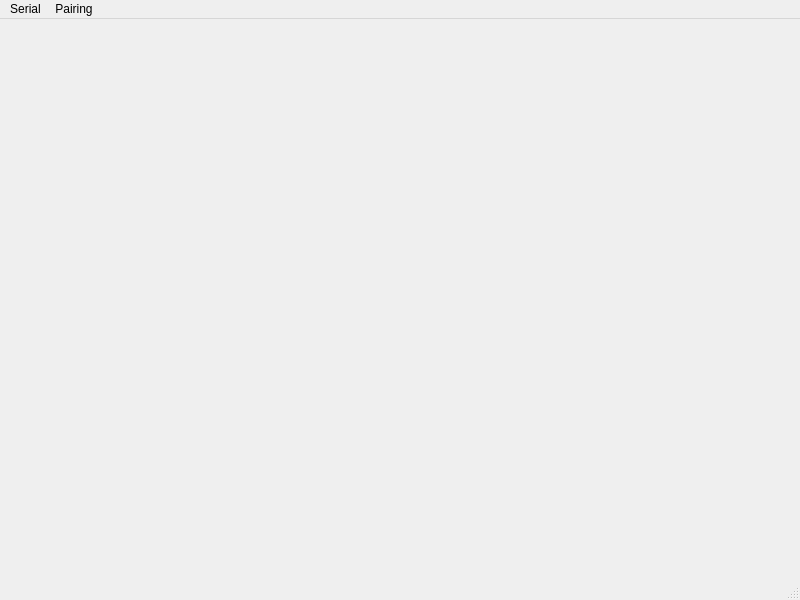
<?xml version="1.0" encoding="UTF-8"?>
<ui version="4.0">
 <class>MainWindow</class>
 <widget class="QMainWindow" name="MainWindow">
  <property name="geometry">
   <rect>
    <x>0</x>
    <y>0</y>
    <width>800</width>
    <height>600</height>
   </rect>
  </property>
  <property name="windowTitle">
   <string>MainWindow</string>
  </property>
  <widget class="QWidget" name="centralwidget"/>
  <widget class="QMenuBar" name="menubar">
   <property name="geometry">
    <rect>
     <x>0</x>
     <y>0</y>
     <width>800</width>
     <height>21</height>
    </rect>
   </property>
   <widget class="QMenu" name="menuPairing">
    <property name="title">
     <string>Pairing</string>
    </property>
    <addaction name="actionDelete_All"/>
    <addaction name="actionScan"/>
    <addaction name="separator"/>
   </widget>
   <widget class="QMenu" name="menuSerial">
    <property name="title">
     <string>Serial</string>
    </property>
   </widget>
   <addaction name="menuSerial"/>
   <addaction name="menuPairing"/>
  </widget>
  <widget class="QStatusBar" name="statusbar"/>
  <action name="actionDelete_All">
   <property name="text">
    <string>Delete All</string>
   </property>
  </action>
  <action name="actionScan">
   <property name="text">
    <string>Scan</string>
   </property>
  </action>
 </widget>
 <resources/>
 <connections/>
</ui>
